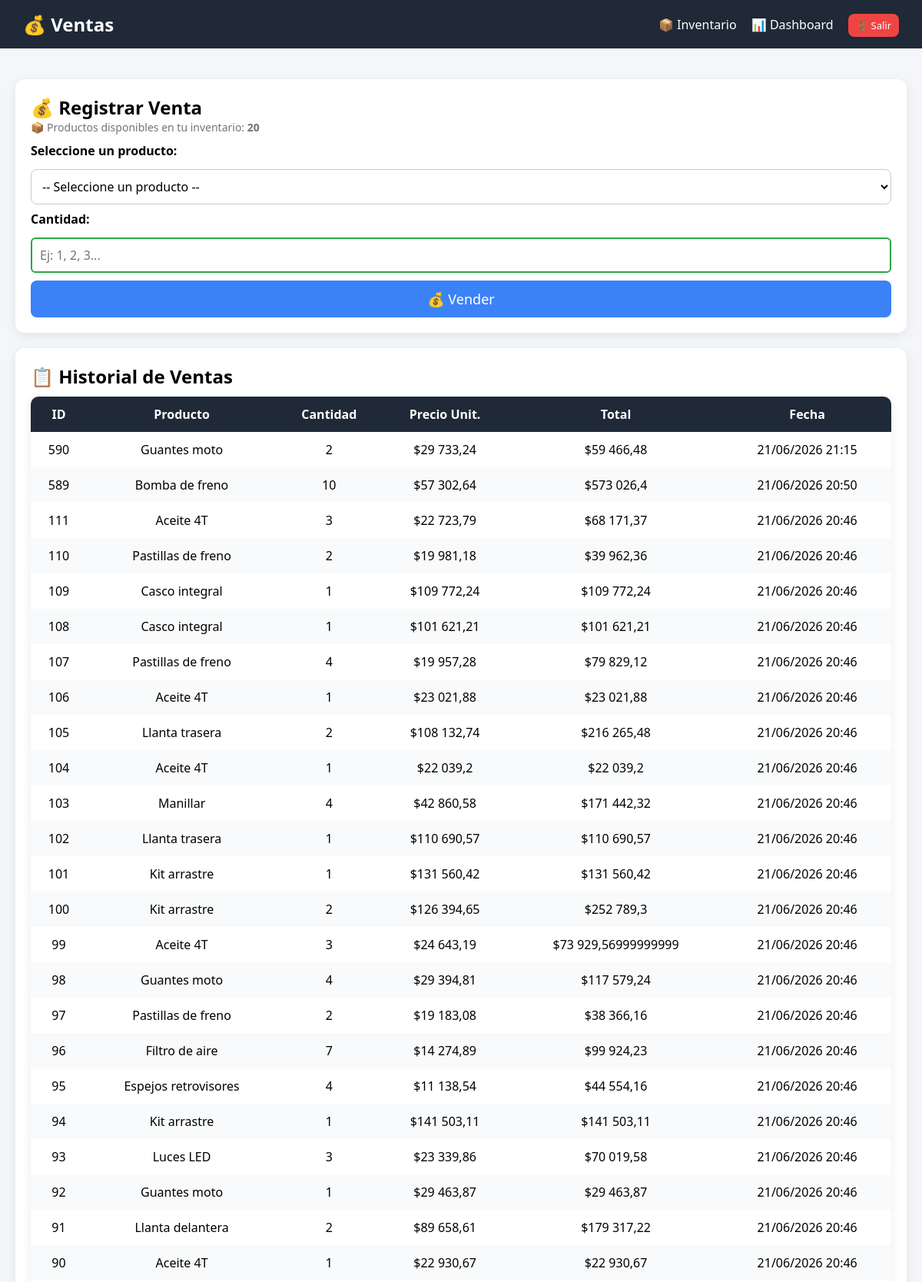
The page /ventas/ (signed in, upper part) on the database its author committed.
### inventario_app/models.py (models this page shows, shortened)
class Venta(models.Model):
    producto = models.CharField(max_length=120)
    cantidad = models.IntegerField()
    precio = models.FloatField()
    fecha = models.DateTimeField(auto_now_add=True)
    inventario = models.ForeignKey(Inventario, on_delete=models.CASCADE)
    @property
    def total(self):
        return self.cantidad * self.precio

### inventario_app/views.py (the view)
# urls.py: path('ventas/', views.ventas, name='ventas'),
@login_required
def ventas(request):
    try:
        perfil = UsuarioInventario.objects.get(usuario=request.user)
        inventario = perfil.inventario
    except UsuarioInventario.DoesNotExist:
        inventario = Inventario.objects.first()
    productos = Producto.objects.filter(inventario=inventario)
    ventas_list = Venta.objects.filter(inventario=inventario).order_by('-id')
    total_ventas = Venta.objects.filter(inventario=inventario).aggregate(
        total=Sum('cantidad') * Sum('precio')
    )['total'] or 0
    return render(request, 'inventario_app/ventas.html', {
        'productos': productos,      # ✅ ESTO ES OBLIGATORIO
        'ventas': ventas_list,
        'total_ventas': total_ventas
    })

### inventario_app/templates/inventario_app/ventas.html (shortened to what this page needs)
<!DOCTYPE html>
<html>
<head>
    {% load static %}
    {% load humanize %}
    <link rel="stylesheet" href="{% static 'style.css' %}">
</head>
<body>
    <div class="navbar">
        <h2>💰 Ventas</h2>
        <div>
            <a href="{% url 'index' %}">📦 Inventario</a>
            <a href="{% url 'dashboard' %}">📊 Dashboard</a>
            <a href="{% url 'logout' %}" class="btn btn-danger">🚪 Salir</a>
        </div>
    </div>
    <div class="container">
        <div class="card">
            <h2>💰 Registrar Venta</h2>
            <div class="productos-count">
                📦 Productos disponibles en tu inventario: <strong>{{ productos|length }}</strong>
            </div>
            <form method="POST" action="{% url 'registrar_venta' %}">
                <label for="producto_id" style="font-weight: bold; display: block; margin-bottom: 5px;">
                    Seleccione un producto:
                </label>
                <select name="producto_id" id="producto_id" class="select-producto" required>
                    <option value="">-- Seleccione un producto --</option>
                </select>
                <label for="cantidad" style="font-weight: bold; display: block; margin-bottom: 5px;">
                    Cantidad:
                </label>
                <input name="cantidad" id="cantidad" type="number" placeholder="Ej: 1, 2, 3..." required min="1"
                       style="width: 100%; padding: 10px; font-size: 16px; border: 2px solid #28a745; border-radius: 6px; margin-bottom: 10px;">
                <button class="btn btn-primary" type="submit" style="width: 100%; padding: 12px; font-size: 18px;">
                    💰 Vender
                </button>
            </form>
        </div>
        <div class="card">
            <h2>📋 Historial de Ventas</h2>
            {% if ventas %}
                <table>
                    <thead>
                        <tr>
                            <th>ID</th>
                            <th>Producto</th>
                            <th>Cantidad</th>
                            <th>Precio Unit.</th>
                            <th>Total</th>
                            <th>Fecha</th>
                        </tr>
                    </thead>
                    <tbody>
                        {% for v in ventas %}
                        <tr>
                            <td>{{ v.id }}</td>
                            <td>{{ v.producto }}</td>
                            <td>{{ v.cantidad|intcomma }}</td>
                            <td>${{ v.precio|intcomma }}</td>
                            <td>${{ v.total|intcomma }}</td>
                            <td>{{ v.fecha|date:"d/m/Y H:i" }}</td>
                        </tr>
                        {% endfor %}
                    </tbody>
                </table>
            {% else %}
                <p style="text-align: center; color: #6c757d; padding: 20px;">
                    No hay ventas registradas aún.
                </p>
            {% endif %}
        </div>
    </div>
</body>
</html>

### static/style.css (style rules this page uses)
* { margin: 0; padding: 0; box-sizing: border-box; font-family: 'Segoe UI', Tahoma, Geneva, Verdana, sans-serif; }
body { background: #f4f6f9; }
.navbar { display: flex; justify-content: space-between; align-items: center; background: #1f2937; color: white; padding: 15px 30px; }
.navbar h2 { display: flex; align-items: center; gap: 10px; }
.navbar a { color: white; text-decoration: none; margin-left: 15px; font-weight: 500; }
.container { padding: 20px; }
.card { background: white; padding: 20px; margin: 20px 0; border-radius: 12px; box-shadow: 0px 4px 15px rgba(0,0,0,0.08); }
.card input, .card select { width: 100%; padding: 10px; margin: 8px 0; border-radius: 8px; border: 1px solid #ccc; }
.btn { padding: 6px 10px; border-radius: 8px; border: none; cursor: pointer; font-size: 13px; }
.btn-primary { background: #3b82f6; color: white; }
.btn-danger { background: #ef4444; color: white; }
.card button { width: 100%; background: #3b82f6; color: white; }
table { width: 100%; border-collapse: collapse; margin-top: 10px; background: white; border-radius: 10px; overflow: hidden; box-shadow: 0px 4px 15px rgba(0,0,0,0.08); }
table thead { background: #1f2937; color: white; }
table th, table td { padding: 12px; text-align: center; }
table tr:nth-child(even) { background: #f9fafb; }

### inventario_app/templates/inventario_app/ventas.html (style rules this page uses)
.productos-count { color: #6c757d; font-size: 14px; margin-bottom: 10px; }
.select-producto { width: 100%; padding: 10px; font-size: 16px; border: 2px solid #007bff; border-radius: 6px; background: white; margin-bottom: 10px; }
.select-producto option { padding: 8px; }

### rows shown on the page
Venta: id "590", producto "Guantes moto", cantidad "2", precio "29 733,24", total "59 466,48", fecha "21/06/2026 21:15"
Venta: id "589", producto "Bomba de freno", cantidad "10", precio "57 302,64", total "573 026,4", fecha "21/06/2026 20:50"
Venta: id "111", producto "Aceite 4T", cantidad "3", precio "22 723,79", total "68 171,37", fecha "21/06/2026 20:46"
Venta: id "110", producto "Pastillas de freno", cantidad "2", precio "19 981,18", total "39 962,36", fecha "21/06/2026 20:46"
Venta: id "109", producto "Casco integral", cantidad "1", precio "109 772,24", total "109 772,24", fecha "21/06/2026 20:46"
Venta: id "108", producto "Casco integral", cantidad "1", precio "101 621,21", total "101 621,21", fecha "21/06/2026 20:46"
Venta: id "107", producto "Pastillas de freno", cantidad "4", precio "19 957,28", total "79 829,12", fecha "21/06/2026 20:46"
Venta: id "106", producto "Aceite 4T", cantidad "1", precio "23 021,88", total "23 021,88", fecha "21/06/2026 20:46"
Venta: id "105", producto "Llanta trasera", cantidad "2", precio "108 132,74", total "216 265,48", fecha "21/06/2026 20:46"
Venta: id "104", producto "Aceite 4T", cantidad "1", precio "22 039,2", total "22 039,2", fecha "21/06/2026 20:46"
Venta: id "103", producto "Manillar", cantidad "4", precio "42 860,58", total "171 442,32", fecha "21/06/2026 20:46"
Venta: id "102", producto "Llanta trasera", cantidad "1", precio "110 690,57", total "110 690,57", fecha "21/06/2026 20:46"
Venta: id "101", producto "Kit arrastre", cantidad "1", precio "131 560,42", total "131 560,42", fecha "21/06/2026 20:46"
Venta: id "100", producto "Kit arrastre", cantidad "2", precio "126 394,65", total "252 789,3", fecha "21/06/2026 20:46"
Venta: id "99", producto "Aceite 4T", cantidad "3", precio "24 643,19", total "73 929,56999999999", fecha "21/06/2026 20:46"
Venta: id "98", producto "Guantes moto", cantidad "4", precio "29 394,81", total "117 579,24", fecha "21/06/2026 20:46"
Venta: id "97", producto "Pastillas de freno", cantidad "2", precio "19 183,08", total "38 366,16", fecha "21/06/2026 20:46"
Venta: id "96", producto "Filtro de aire", cantidad "7", precio "14 274,89", total "99 924,23", fecha "21/06/2026 20:46"
Venta: id "95", producto "Espejos retrovisores", cantidad "4", precio "11 138,54", total "44 554,16", fecha "21/06/2026 20:46"
Venta: id "94", producto "Kit arrastre", cantidad "1", precio "141 503,11", total "141 503,11", fecha "21/06/2026 20:46"
Venta: id "93", producto "Luces LED", cantidad "3", precio "23 339,86", total "70 019,58", fecha "21/06/2026 20:46"
Venta: id "92", producto "Guantes moto", cantidad "1", precio "29 463,87", total "29 463,87", fecha "21/06/2026 20:46"
Venta: id "91", producto "Llanta delantera", cantidad "2", precio "89 658,61", total "179 317,22", fecha "21/06/2026 20:46"
Venta: id "90", producto "Aceite 4T", cantidad "1", precio "22 930,67", total "22 930,67", fecha "21/06/2026 20:46"

### other values the page prints
{{ productos|length }} "20"
